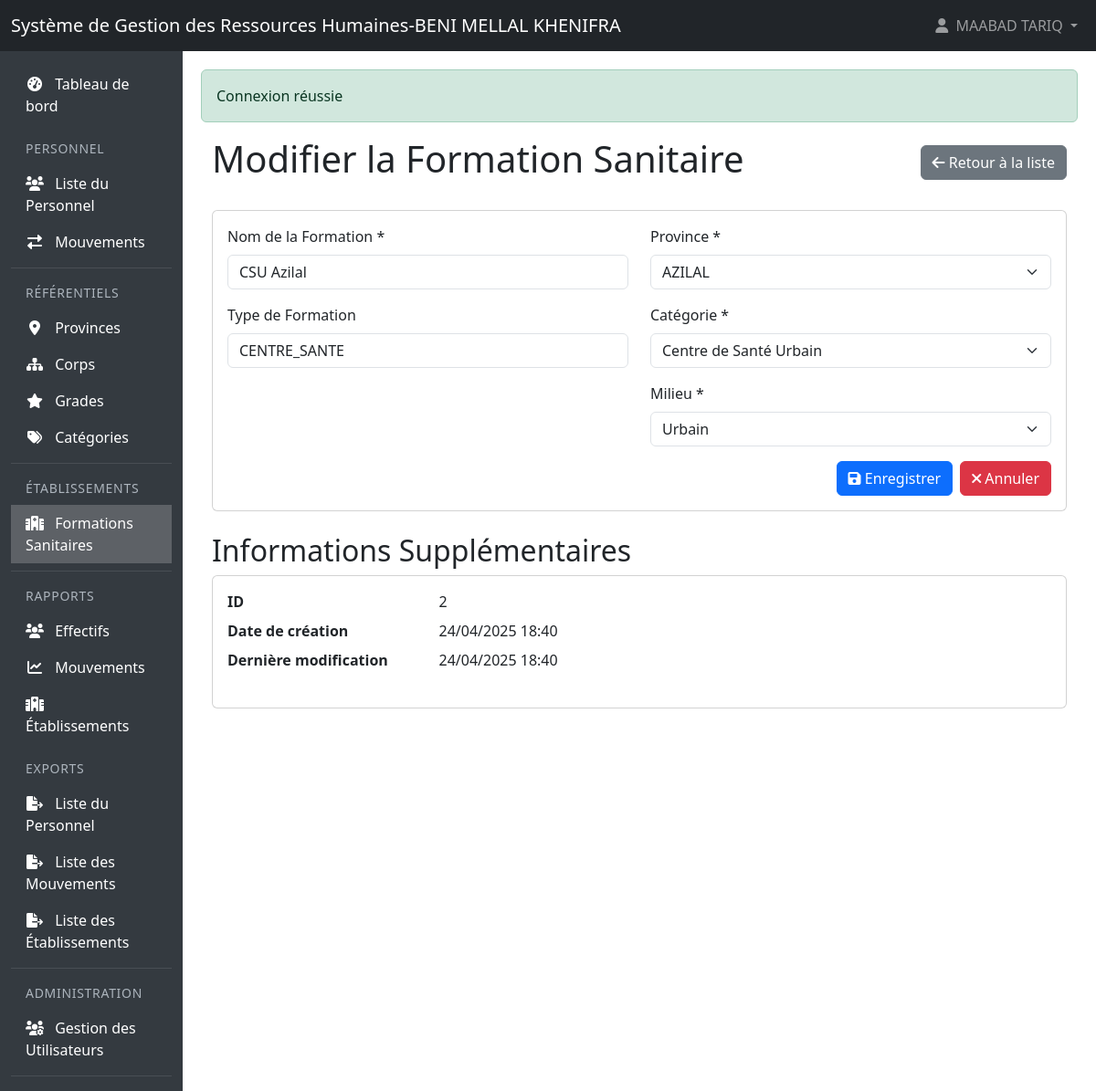
Page /APP_SGRHBMKH/formations/edit/2 (signed in) on the committed database.
### tables this page shows
CREATE TABLE `formations_sanitaires` (
  `id` int(11) NOT NULL,
  `nom_formation` varchar(255) NOT NULL,
  `type_formation` varchar(100) DEFAULT NULL,
  `province_id` int(11) DEFAULT NULL,
  `categorie_id` int(11) DEFAULT NULL,
  `milieu` enum('URBAIN','RURAL') NOT NULL,
  `created_at` timestamp NOT NULL DEFAULT current_timestamp(),
  `updated_at` timestamp NOT NULL DEFAULT current_timestamp() ON UPDATE current_timestamp(),
  `deleted_at` timestamp NULL DEFAULT NULL
);

CREATE TABLE `provinces` (
  `id` int(11) NOT NULL,
  `nom_province` varchar(100) NOT NULL,
  `created_at` timestamp NOT NULL DEFAULT current_timestamp(),
  `updated_at` timestamp NOT NULL DEFAULT current_timestamp() ON UPDATE current_timestamp(),
  `deleted_at` timestamp NULL DEFAULT NULL
);

CREATE TABLE `categories_etablissements` (
  `id` int(11) NOT NULL,
  `nom_categorie` varchar(100) NOT NULL,
  `description` text DEFAULT NULL,
  `created_at` timestamp NOT NULL DEFAULT current_timestamp(),
  `updated_at` timestamp NOT NULL DEFAULT current_timestamp() ON UPDATE current_timestamp(),
  `deleted_at` timestamp NULL DEFAULT NULL
);

### controllers/FormationSanitaireController.php (called while the page is built, shortened)
<?php
class FormationSanitaireController extends Controller {
    private $formationModel;
    private $provinceModel;
    private $categorieModel;
    public function __construct() {
        require_once __DIR__ . '/../models/Province.php';
        require_once __DIR__ . '/../models/CategorieEtablissement.php';
        $this->formationModel = new FormationSanitaire();
        $this->provinceModel = new Province();
        $this->categorieModel = new CategorieEtablissement();
    }
    public function edit($id) {
        $formation = $this->formationModel->findById($id);
        $provinces = $this->provinceModel->findAllSorted();
        $categories = $this->categorieModel->findAllSorted();
        $this->render('formations/edit', [
            'formation' => $formation,
            'provinces' => $provinces,
            'categories_etablissements' => $categories,
            'csrf_token' => $this->generateCSRFToken(),
            'messages' => $this->getFlashMessages()
        ]);
    }
}

### models/Model.php (called while the page is built, shortened)
<?php
require_once __DIR__ . '/../config/database.php';
abstract class Model {
    protected $db;
    protected $table;
    public function __construct() {
        $database = new Database();
        $this->db = $database->getConnection();
    }
    public function findAll($conditions = [], $order = '', $limit = null) {
        $sql = "SELECT * FROM " . $this->table;
        if (!empty($conditions)) {
            $sql .= " WHERE ";
            $whereClauses = [];
            foreach ($conditions as $key => $value) {
                $whereClauses[] = $value === null ? "$key IS NULL" : "$key = :$key";
            }
            $sql .= implode(" AND ", $whereClauses);
        }
        if (!empty($order)) {
            $sql .= " ORDER BY " . $order;
        }
        $stmt = $this->db->prepare($sql);
        $stmt->execute();
        $result = $stmt->fetchAll(PDO::FETCH_ASSOC);
        return $result;
    }
    public function findById($id) {
        $sql = "SELECT * FROM " . $this->table . " WHERE id = :id";
        $stmt = $this->db->prepare($sql);
        $stmt->bindValue(":id", $id);
        $stmt->execute();
        return $stmt->fetch(PDO::FETCH_ASSOC);
    }
}
?>

### config/database.php (called while the page is built, shortened)
<?php
class Database {
    private $host = "localhost";
    private $db_name = "sgrhbmkh_db";
    private $username = "root";
    private $password = "";
    public function getConnection() {
        $this->db = null;
        try {
            $dsn = "mysql:host=" . $this->host . ";dbname=" . $this->db_name . ";charset=utf8";
            $this->db = new PDO($dsn, $this->username, $this->password, [
                PDO::ATTR_ERRMODE => PDO::ERRMODE_EXCEPTION,
                PDO::ATTR_DEFAULT_FETCH_MODE => PDO::FETCH_ASSOC,
                PDO::ATTR_EMULATE_PREPARES => false,
                PDO::MYSQL_ATTR_INIT_COMMAND => "SET NAMES utf8mb4"
            ]);
            $this->db->query("SELECT 1");
        } catch(PDOException $e) {
            error_log("Database connection error: " . $e->getMessage());
            error_log("DSN used: " . $dsn);
            error_log("Stack trace: " . $e->getTraceAsString());
            throw new Exception("Une erreur est survenue lors de la connexion à la base de données: " . $e->getMessage());
        }
        return $this->db;
    }
}
?>

### models/Province.php (called while the page is built, shortened)
<?php
class Province extends Model {
    public function __construct() {
        parent::__construct();
        $this->table = 'provinces';
    }
    public function findAllSorted() {
        try {
            $sql = "SELECT p.*,
                    COUNT(DISTINCT fs.id) as nombre_formations,
                    (SELECT COUNT(*) FROM personnel pe
                     JOIN formations_sanitaires fs2 ON pe.formation_sanitaire_id = fs2.id
                     WHERE fs2.province_id = p.id
                     AND pe.deleted_at IS NULL) as nombre_personnel
                    FROM {$this->table} p
                    LEFT JOIN formations_sanitaires fs ON p.id = fs.province_id AND fs.deleted_at IS NULL
                    WHERE p.deleted_at IS NULL
                    GROUP BY p.id
                    ORDER BY p.nom_province ASC";
            $stmt = $this->db->prepare($sql);
            $stmt->execute();
            return $stmt->fetchAll(PDO::FETCH_ASSOC);
        } catch (\PDOException $e) {
            error_log("Error in findAllSorted: " . $e->getMessage());
            throw new \Exception("Erreur lors de la récupération des provinces");
        }
    }
}

### models/CategorieEtablissement.php (called while the page is built, shortened)
<?php
class CategorieEtablissement extends Model {
    public function __construct() {
        parent::__construct();
        $this->table = 'categories_etablissements';
    }
    public function findAllSorted() {
        try {
            $result = $this->findAll(['deleted_at' => null], 'nom_categorie ASC');
            return $result;
        } catch (\PDOException $e) {
            error_log("Error in findAllSorted: " . $e->getMessage());
            throw new \Exception("Erreur lors de la récupération des catégories");
        }
    }
}

### views/formations/edit.php (the view, shortened to what this page needs)
<div class="container-fluid">
    <div class="d-flex justify-content-between align-items-center mb-4">
        <h1>Modifier la Formation Sanitaire</h1>
        <a href="/APP_SGRHBMKH/formations" class="btn btn-secondary">
            <i class="fas fa-arrow-left"></i> Retour à la liste
        </a>
    </div>
    <div class="card">
        <div class="card-body">
            <form action="/APP_SGRHBMKH/formations/edit/<?= $formation['id'] ?>" method="POST">
                <div class="row">
                    <div class="col-md-6">
                        <div class="mb-3">
                            <label for="nom_formation" class="form-label">Nom de la Formation *</label>
                            <input type="text" class="form-control" id="nom_formation" name="nom_formation" required
                                   maxlength="255" placeholder="Entrez le nom de la formation sanitaire"
                                   value="<?= htmlspecialchars($formation['nom_formation']) ?>">
                        </div>
                        <div class="mb-3">
                            <label for="type_formation" class="form-label">Type de Formation</label>
                            <input type="text" class="form-control" id="type_formation" name="type_formation"
                                   maxlength="100" placeholder="Entrez le type de formation"
                                   value="<?= htmlspecialchars($formation['type_formation'] ?? '') ?>">
                        </div>
                    </div>
                    <div class="col-md-6">
                        <div class="mb-3">
                            <label for="province_id" class="form-label">Province *</label>
                            <select class="form-select" id="province_id" name="province_id" required>
                                <?php foreach ($provinces as $province): ?>
                                    <option value="<?= $province['id'] ?>" <?= $formation['province_id'] == $province['id'] ? 'selected' : '' ?>>
                                        <?= htmlspecialchars($province['nom_province']) ?>
                                    </option>
                                <?php endforeach; ?>
                            </select>
                        </div>
                        <div class="mb-3">
                            <label for="categorie_id" class="form-label">Catégorie *</label>
                            <select class="form-select" id="categorie_id" name="categorie_id" required>
                                <?php foreach ($categories_etablissements as $categorie): ?>
                                    <option value="<?= $categorie['id'] ?>" <?= $formation['categorie_id'] == $categorie['id'] ? 'selected' : '' ?>>
                                        <?= htmlspecialchars($categorie['nom_categorie']) ?>
                                    </option>
                                <?php endforeach; ?>
                            </select>
                        </div>
                        <div class="mb-3">
                            <label for="milieu" class="form-label">Milieu *</label>
                            <select class="form-select" id="milieu" name="milieu" required>
                                <option value="URBAIN" <?= $formation['milieu'] === 'URBAIN' ? 'selected' : '' ?>>Urbain</option>
                            </select>
                        </div>
                    </div>
                </div>
                <div class="d-grid gap-2 d-md-flex justify-content-md-end">
                    <button type="submit" class="btn btn-primary">
                        <i class="fas fa-save"></i> Enregistrer
                    </button>
                    <a href="/APP_SGRHBMKH/formations" class="btn btn-danger">
                        <i class="fas fa-times"></i> Annuler
                    </a>
                </div>
            </form>
        </div>
    </div>
    <div class="mt-4">
        <h2>Informations Supplémentaires</h2>
        <div class="card">
            <div class="card-body">
                <dl class="row">
                    <dt class="col-sm-3">ID</dt>
                    <dd class="col-sm-9"><?= $formation['id'] ?></dd>
                    <dt class="col-sm-3">Date de création</dt>
                    <dd class="col-sm-9"><?= date('d/m/Y H:i', strtotime($formation['created_at'])) ?></dd>
                    <dt class="col-sm-3">Dernière modification</dt>
                    <dd class="col-sm-9"><?= date('d/m/Y H:i', strtotime($formation['updated_at'])) ?></dd>
                </dl>
            </div>
        </div>
    </div>
</div>

### rows in the picture
formations_sanitaires: nom_formation "CSU Azilal", type_formation "CENTRE_SANTE", province_id "AZILAL", categorie_id "Centre de Santé Urbain", milieu "Urbain", id "2", created_at "24/04/2025 18:40", updated_at "24/04/2025 18:40"

### other values in the picture
$_SESSION['user_name'] "MAABAD TARIQ"
$message['message'] "Connexion réussie"
